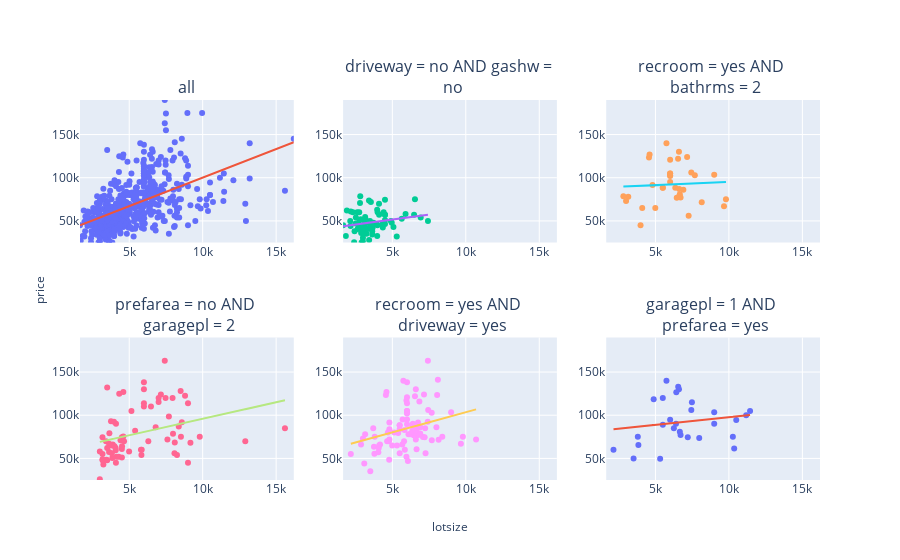

Write notebook code for a chart like this one.
### Code cell
target_columns = ['lotsize', 'price']
clf = EMM(width=10, depth=2, evaluation_metric='correlation')
clf.search(df, target_cols=target_columns)
clf.visualise(subgroups=5, cols=3)
